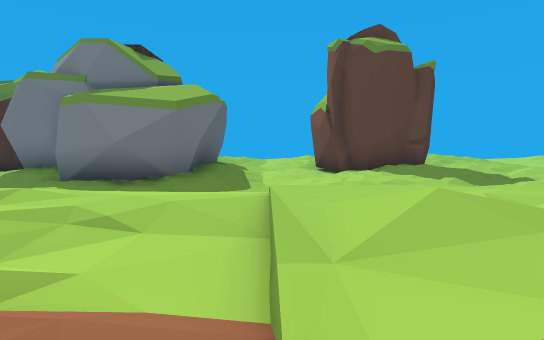
view 1 (above)

24 first-person views from a walk through a Unity game level. The camera is 1.5 m above the floor, tilts 6° down and sees 85° across. The floor is counted in squares, 2 m on a side. Each view is taken from the middle of a square. On the plan, view 1 faces up. The plan holds only what a view shows up to about 10 squares ahead; the rest is blank. The place goes on beyond the plan. The player is left out. Some surface patterns are stand-ins.

view 2
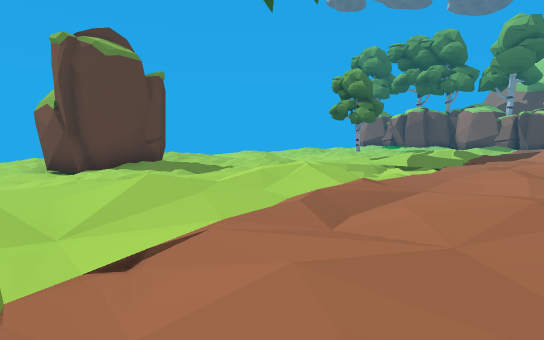

view 3
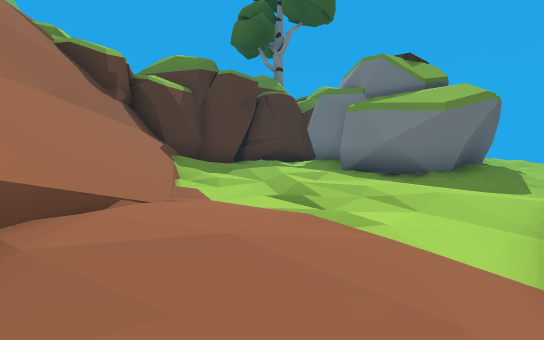

view 4
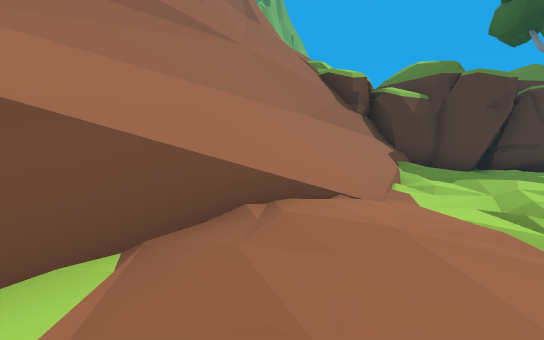

view 5
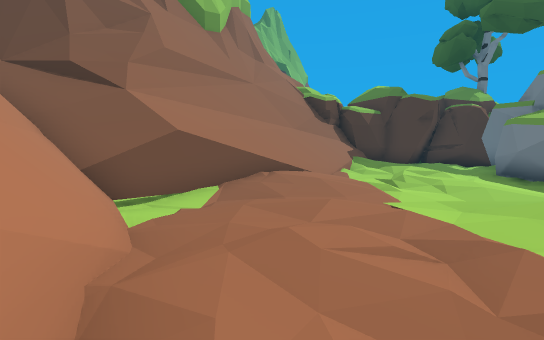

view 6
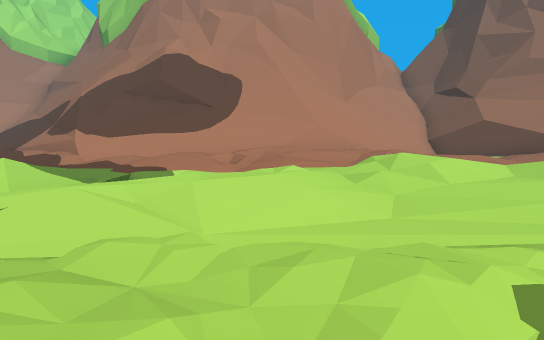

view 7
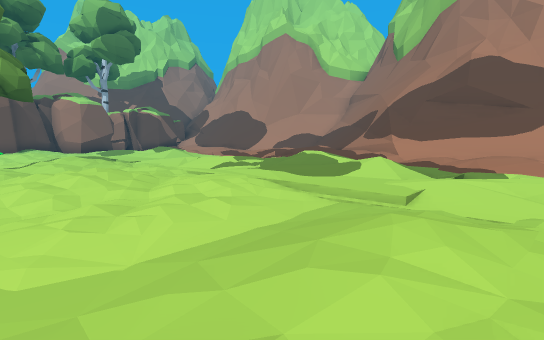

view 8
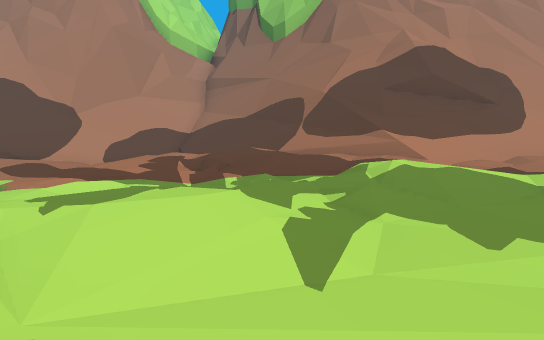

view 9
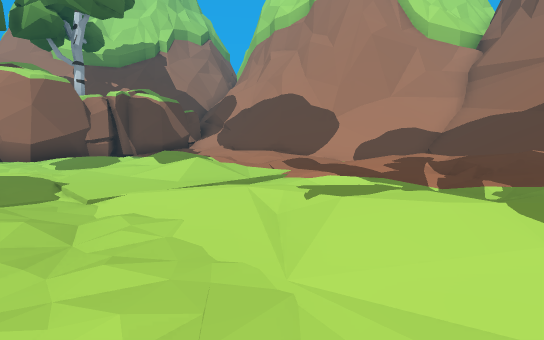

view 10
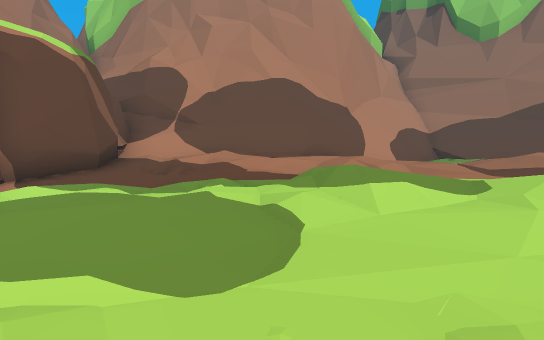

view 11
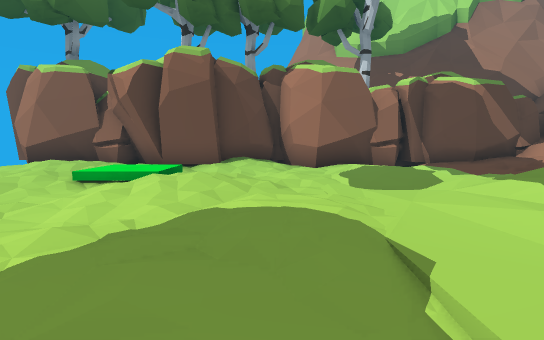

view 12
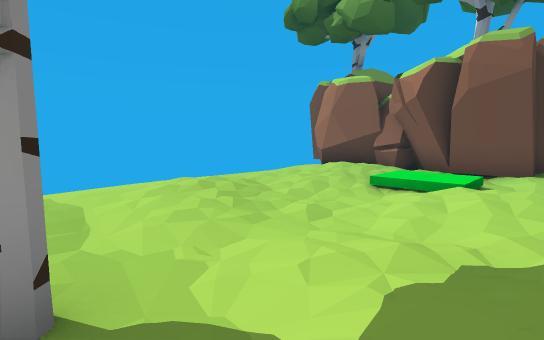

view 13
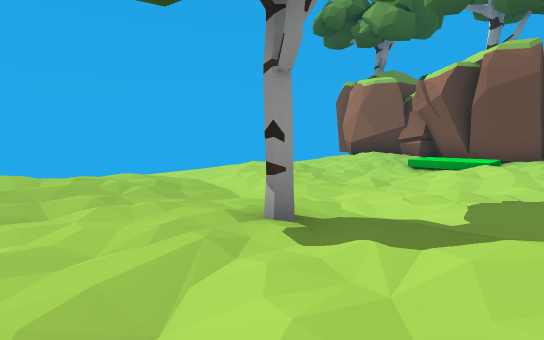

view 14
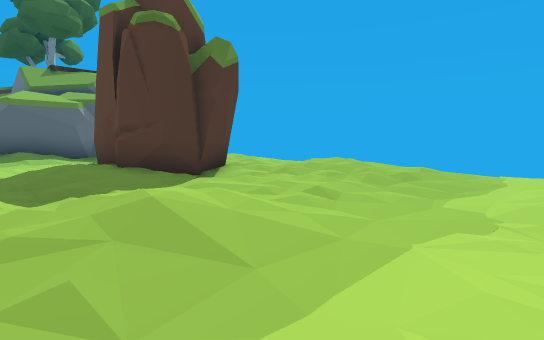

view 15
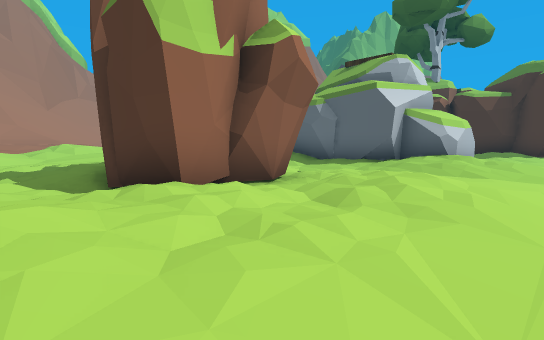

view 16
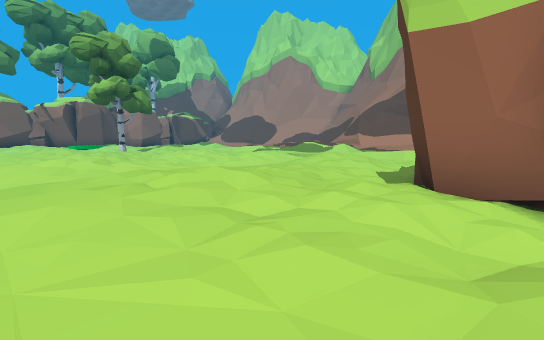

view 17
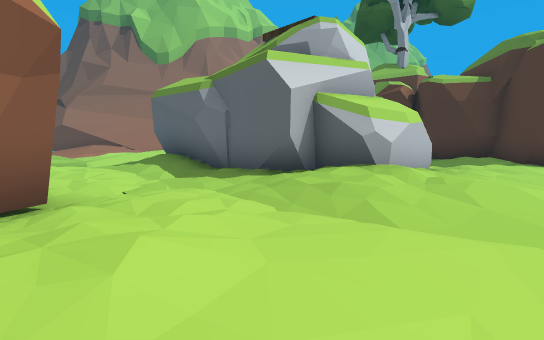

view 18
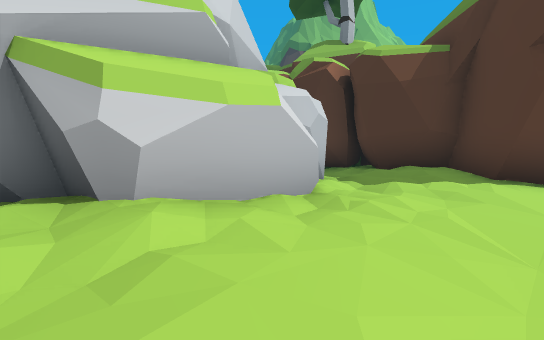

view 19
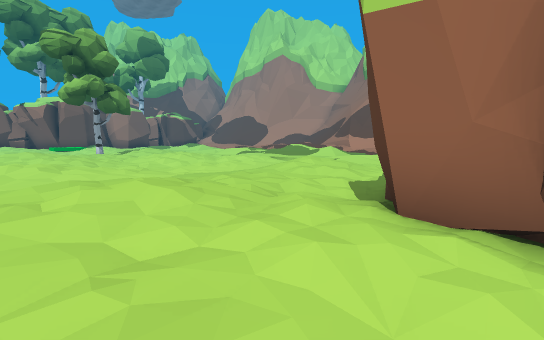

view 20
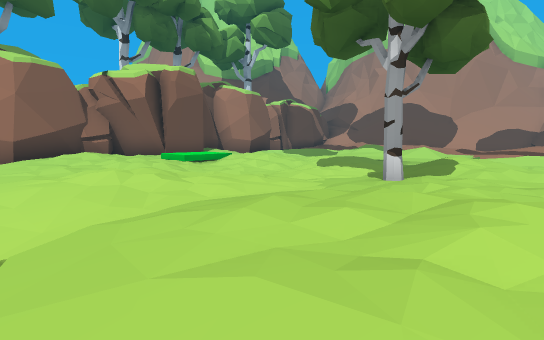

view 21
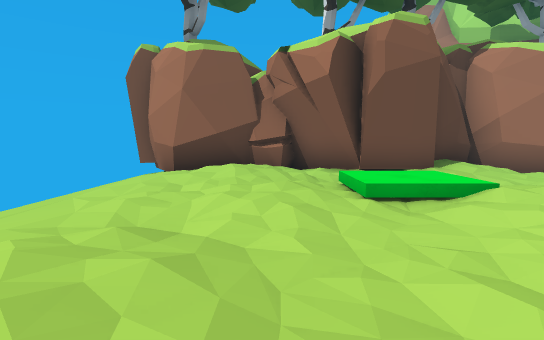

view 22
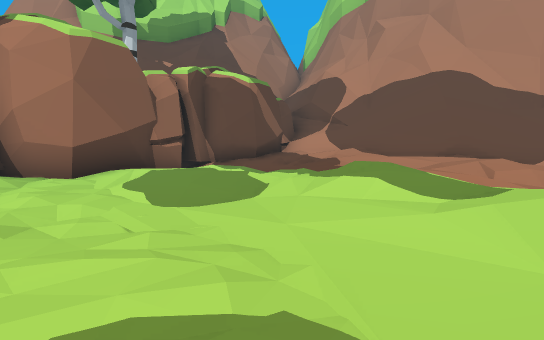

view 23
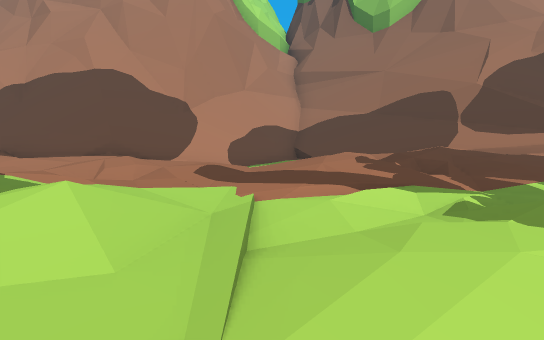

view 24
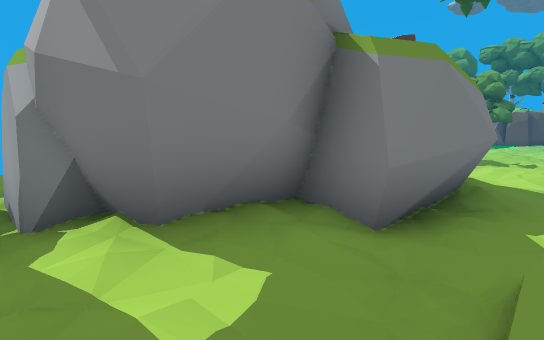

### Floor plan
Key: @ floor where view 1 was taken; # wall or solid block; . main floor; : floor 0.25 m higher than the main floor; - floor 0.25 m lower than the main floor; + floor 0.5 m higher than the main floor; * floor 0.75 m higher than the main floor; % floor 1 m higher than the main floor; / step, stairs or slope; = window, fence, low wall or low ledge; ^ raised ledge; v drop or lower ground; T tree.
Columns run from 9 left of view 1 to 28 right of it. Each row starts with its distance up from view 1.
 15                                      #
 14  #----////------//v/--   ///-------/-#
 13  #....:........::.-......:..-.:....:##
 12  #:..##::-::..:+::-.::..:+::-::...:+##
 11  #-####:...--::+:.-..-.::+:.-..-.::::#
 10 ##-#  ##.--###..:.-----...:-----.//.##
  9  #-#   #---###-.:.-----.-.:T----.+/.#
  8  #.#   #/..-##..:/-...:: .:/---.://.#
  7 ##.#####/...:+..:+-...:: .+/-..:+:-:##
  6 #::..###/-::..../:--::....:/-.::....:#
  5 ##:......::::.....:::...............##
  4  #:::+/::::::::+/:::::::+::...:..:::##
  3  #++:/::.//*++:/::.*+*+++::-/+:+::::.#
  2  #//::...//+/*::.../+*/:.:.-/++*/:-/-#
  1  ##///:::.::*++:::::+*+:::::.:++::.:##
  0   ^^///*+@*/++**/*+++++****:+:::++/+#
 -1    ^^///+:*****%/////=**%**+++******#
 -2     ^^///.:+=#=////====/  +::://////#
 -3      ^^/#.=###^^^^^^^===//.:/####^^^^#
 -4       ^^v###         #^^=#===##
 -5        ###           ^ ^=#=#^
 -6        ##               #=

Where each view was taken, in squares from view 1:
view 1: 0 up, 0 right, facing up
view 2: 1 down, 0 right, facing up-right
view 3: 1 down, 0 right, facing up-left
view 4: 1 down, 1 right, facing left
view 5: 1 down, 5 right, facing left
view 6: 7 up, 6 right, facing down
view 7: 9 up, 7 right, facing down-right
view 8: 6 up, 14 right, facing down
view 9: 6 up, 14 right, facing down-right
view 10: 6 up, 23 right, facing down
view 11: 6 up, 18 right, facing right
view 12: 7 up, 18 right, facing up-right
view 13: 7 up, 16 right, facing up-right
view 14: 6 up, 10 right, facing up-left
view 15: 14 up, 6 right, facing down-left
view 16: 14 up, 3 right, facing down-right
view 17: 14 up, 2 right, facing down-left
view 18: 14 up, 2 left, facing down-left
view 19: 13 up, 3 right, facing down-right
view 20: 14 up, 16 right, facing down-right
view 21: 11 up, 20 right, facing right
view 22: 6 up, 20 right, facing down-right
view 23: 5 up, 18 right, facing down
view 24: 5 up, 7 left, facing up-right
